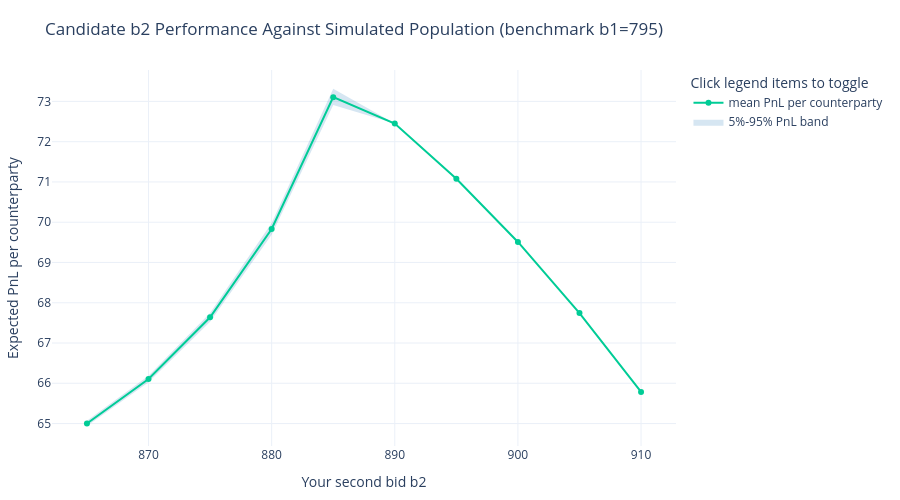
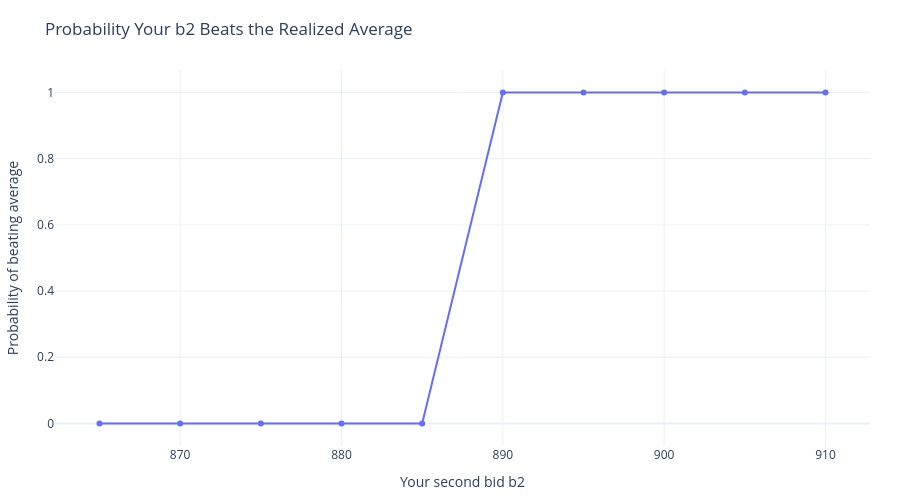

These figures' notebook cell, in order:
### Markdown cell above
## 5. Finite-population simulation with 4,100 teams

Now simulate many teams drawing $b_2$ from a proposed population strategy distribution.

For each simulated round:

1. Other teams draw their second bids.
2. We calculate the realized average second bid.
3. We evaluate our candidate bid against that realized average.
4. We repeat many times.

With 4,100 teams, the realized average should be quite stable unless the population strategy is very dispersed.

### Code cell
def sample_from_distribution(values, probs, size, rng):
    values = np.asarray(values)
    probs = np.asarray(probs, dtype=float)
    probs = probs / probs.sum()
    return rng.choice(values, size=size, p=probs)


def simulate_candidate_against_population(
    b1,
    my_b2,
    pop_values,
    pop_probs,
    n_teams=N_TEAMS,
    n_sims=20_000,
    seed=42,
    include_my_bid_in_average=True,
):
    rng = np.random.default_rng(seed)
    avg_samples = np.empty(n_sims)
    pnl_samples = np.empty(n_sims)
    final_pnl_samples = np.empty(n_sims)
    penalty_samples = np.empty(n_sims)
    beats_samples = np.empty(n_sims, dtype=bool)
    other_n = n_teams - 1 if include_my_bid_in_average else n_teams
    for i in range(n_sims):
        other_bids = sample_from_distribution(pop_values, pop_probs, other_n, rng)
        if include_my_bid_in_average:
            avg_b2 = (other_bids.sum() + my_b2) / n_teams
        else:
            avg_b2 = other_bids.mean()
        avg_samples[i] = avg_b2
        penalty_samples[i] = penalty_factor(my_b2, avg_b2)
        beats_samples[i] = my_b2 > avg_b2
        pnl_samples[i] = expected_pnl_per_counterparty(b1, my_b2, avg_b2)
        reserves = rng.choice(reserve_grid, size=TRADABLE, replace=True)
        final_pnl_samples[i] = transaction_pnl(b1, my_b2, avg_b2, reserves).sum()
    return pd.DataFrame({
        "avg_b2": avg_samples,
        "my_b2": my_b2,
        "beats_avg": beats_samples,
        "penalty_factor": penalty_samples,
        "pnl": pnl_samples,
        "final_pnl": final_pnl_samples,
    })


# Benchmark population distribution: centered around 885 with some dispersion.
pop_values = np.array([870, 875, 880, 885, 890, 895, 900])
pop_probs = np.array([0.05, 0.10, 0.20, 0.25, 0.20, 0.15, 0.05])

candidate_b2s = np.arange(865, 911, 5)
summary_rows = []
for my_b2 in candidate_b2s:
    sim = simulate_candidate_against_population(
        b1_base, my_b2, pop_values, pop_probs, n_sims=5000, seed=100 + int(my_b2)
    )
    mean_pnl = sim["pnl"].mean()
    pnl_5pct = sim["pnl"].quantile(0.05)
    pnl_95pct = sim["pnl"].quantile(0.95)
    final_pnl_mean = sim["final_pnl"].mean()
    final_pnl_5pct = sim["final_pnl"].quantile(0.05)
    final_pnl_95pct = sim["final_pnl"].quantile(0.95)
    summary_rows.append({
        "my_b2": my_b2,
        "mean_realized_avg": sim["avg_b2"].mean(),
        "std_realized_avg": sim["avg_b2"].std(),
        "prob_beat_avg": sim["beats_avg"].mean(),
        "mean_penalty": sim["penalty_factor"].mean(),
        "mean_pnl": mean_pnl,
        "pnl_5pct": pnl_5pct,
        "pnl_95pct": pnl_95pct,
        "final_pnl_mean": final_pnl_mean,
        "final_pnl_5pct": final_pnl_5pct,
        "final_pnl_95pct": final_pnl_95pct,
    })

candidate_summary = pd.DataFrame(summary_rows).sort_values("mean_pnl", ascending=False)
display(candidate_summary)

plot_df = candidate_summary.sort_values("my_b2")
fig = go.Figure()
fig.add_trace(go.Scatter(
    x=plot_df["my_b2"],
    y=plot_df["pnl_95pct"],
    mode="lines",
    line=dict(width=0),
    showlegend=False,
    hoverinfo="skip",
))
fig.add_trace(go.Scatter(
    x=plot_df["my_b2"],
    y=plot_df["pnl_5pct"],
    mode="lines",
    fill="tonexty",
    fillcolor="rgba(31, 119, 180, 0.18)",
    line=dict(width=0),
    name="5%-95% PnL band",
    hovertemplate="b2=%{x:.0f}<br>5pct_pnl=%{y:.4f}<extra></extra>",
))
fig.add_trace(go.Scatter(
    x=plot_df["my_b2"],
    y=plot_df["mean_pnl"],
    mode="lines+markers",
    name="mean PnL per counterparty",
    customdata=plot_df[[
        "final_pnl_mean",
        "final_pnl_5pct",
        "final_pnl_95pct",
        "mean_realized_avg",
        "std_realized_avg",
        "pnl_5pct",
        "pnl_95pct",
    ]],
    hovertemplate=(
        "my_b2=%{x:.0f}<br>mean_pnl_per_counterparty=%{y:.4f}<br>"
        "final_pnl_mean=%{customdata[0]:.2f}<br>"
        "final_pnl_5pct=%{customdata[1]:.2f}<br>final_pnl_95pct=%{customdata[2]:.2f}<br>"
        "mean_realized_avg=%{customdata[3]:.4f}<br>std_realized_avg=%{customdata[4]:.4f}<br>"
        "pnl_5pct=%{customdata[5]:.4f}<br>pnl_95pct=%{customdata[6]:.4f}<extra></extra>"
    ),
))
clean_fig(fig, "Candidate b2 Performance Against Simulated Population (benchmark b1=795)", "Your second bid b2", "Expected PnL per counterparty")
fig.show()

fig = px.line(
    plot_df,
    x="my_b2",
    y="prob_beat_avg",
    markers=True,
    hover_data={
        "my_b2": ":.0f",
        "prob_beat_avg": ":.4f",
        "mean_penalty": ":.4f",
        "mean_pnl": ":.4f",
        "final_pnl_mean": ":.2f",
        "final_pnl_5pct": ":.2f",
        "final_pnl_95pct": ":.2f",
    },
)
clean_fig(fig, "Probability Your b2 Beats the Realized Average", "Your second bid b2", "Probability of beating average")
fig.show()

show_takeaway(
    "The band shows finite-population risk around the same b1=795 benchmark. The joint model below replaces this "
    "hand-chosen population distribution with an endogenous distribution over (b1,b2) pairs."
)

### Figure 1 — Plotly figure (JSON) as saved in the notebook; plotly's stock layout.template omitted (floating-point values rounded to 4 significant figures)
{"data": [{"hoverinfo": "skip", "line": {"width": 0}, "mode": "lines", "showlegend": false, "type": "scatter", "x": [865, 870, 875, 880, 885, 890, 895, 900, 905, 910], "y": [65.07, 66.19, 67.75, 69.98, 73.31, 72.45, 71.08, 69.51, 67.75, 65.78]}, {"fill": "tonexty", "fillcolor": "rgba(31, 119, 180, 0.18)", "hovertemplate": "b2=%{x:.0f}<br>5pct_pnl=%{y:.4f}<extra></extra>", "line": {"width": 0}, "mode": "lines", "name": "5%-95% PnL band", "type": "scatter", "x": [865, 870, 875, 880, 885, 890, 895, 900, 905, 910], "y": [64.94, 66.03, 67.53, 69.69, 72.91, 72.45, 71.08, 69.51, 67.75, 65.78]}, {"customdata": [[32510.0, 30330.0, 34660.0, 885.5, 0.1187, 64.94, 65.07], [33060.0, 30890.0, 35190.0, 885.5, 0.1185, 66.03, 66.19], [33810.0, 31680.0, 35860.0, 885.5, 0.1196, 67.53, 67.75], [34890.0, 32900.0, 36930.0, 885.5, 0.1193, 69.69, 69.98], [36550.0, 34640.0, 38440.0, 885.5, 0.1168, 72.91, 73.31], [36220.0, 34340.0, 38180.0, 885.5, 0.1186, 72.45, 72.45], [35550.0, 33600.0, 37480.0, 885.5, 0.1191, 71.08, 71.08], [34750.0, 32700.0, 36770.0, 885.5, 0.1173, 69.51, 69.51], [33870.0, 31780.0, 35900.0, 885.5, 0.1187, 67.75, 67.75], [32880.0, 30660.0, 35050.0, 885.5, 0.1199, 65.78, 65.78]], "hovertemplate": "my_b2=%{x:.0f}<br>mean_pnl_per_counterparty=%{y:.4f}<br>final_pnl_mean=%{customdata[0]:.2f}<br>final_pnl_5pct=%{customdata[1]:.2f}<br>final_pnl_95pct=%{customdata[2]:.2f}<br>mean_realized_avg=%{customdata[3]:.4f}<br>std_realized_avg=%{customdata[4]:.4f}<br>pnl_5pct=%{customdata[5]:.4f}<br>pnl_95pct=%{customdata[6]:.4f}<extra></extra>", "mode": "lines+markers", "name": "mean PnL per counterparty", "type": "scatter", "x": [865, 870, 875, 880, 885, 890, 895, 900, 905, 910], "y": [65.0, 66.11, 67.64, 69.83, 73.11, 72.45, 71.08, 69.51, 67.75, 65.78]}], "layout": {"height": 500, "hovermode": "x unified", "legend": {"title": {"text": "Click legend items to toggle"}}, "margin": {"b": 50, "l": 50, "r": 30, "t": 70}, "title": {"text": "Candidate b2 Performance Against Simulated Population (benchmark b1=795)"}, "xaxis": {"title": {"text": "Your second bid b2"}}, "yaxis": {"title": {"text": "Expected PnL per counterparty"}}}}

### Figure 2 — Plotly figure (JSON) as saved in the notebook; plotly's stock layout.template omitted (floating-point values rounded to 4 significant figures)
{"data": [{"customdata": [[0.2469, 65.0, 32510.0, 30330.0, 34660.0], [0.3287, 66.11, 33060.0, 30890.0, 35190.0], [0.4507, 67.64, 33810.0, 31680.0, 35860.0], [0.6417, 69.83, 34890.0, 32900.0, 36930.0], [0.9578, 73.11, 36550.0, 34640.0, 38440.0], [1.0, 72.45, 36220.0, 34340.0, 38180.0], [1.0, 71.08, 35550.0, 33600.0, 37480.0], [1.0, 69.51, 34750.0, 32700.0, 36770.0], [1.0, 67.75, 33870.0, 31780.0, 35900.0], [1.0, 65.78, 32880.0, 30660.0, 35050.0]], "hovertemplate": "my_b2=%{x:.0f}<br>prob_beat_avg=%{y:.4f}<br>mean_penalty=%{customdata[0]:.4f}<br>mean_pnl=%{customdata[1]:.4f}<br>final_pnl_mean=%{customdata[2]:.2f}<br>final_pnl_5pct=%{customdata[3]:.2f}<br>final_pnl_95pct=%{customdata[4]:.2f}<extra></extra>", "legendgroup": "", "line": {"color": "#636efa", "dash": "solid"}, "marker": {"symbol": "circle"}, "mode": "lines+markers", "name": "", "orientation": "v", "showlegend": false, "type": "scatter", "x": [865, 870, 875, 880, 885, 890, 895, 900, 905, 910], "xaxis": "x", "y": [0.0, 0.0, 0.0, 0.0, 0.0, 1.0, 1.0, 1.0, 1.0, 1.0], "yaxis": "y"}], "layout": {"height": 500, "hovermode": "x unified", "legend": {"title": {"text": "Click legend items to toggle"}, "tracegroupgap": 0}, "margin": {"b": 50, "l": 50, "r": 30, "t": 70}, "title": {"text": "Probability Your b2 Beats the Realized Average"}, "xaxis": {"anchor": "y", "domain": [0, 1], "title": {"text": "Your second bid b2"}}, "yaxis": {"anchor": "x", "domain": [0, 1], "title": {"text": "Probability of beating average"}}}}
